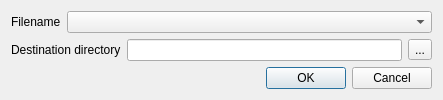
<?xml version="1.0" encoding="UTF-8"?>
<ui version="4.0">
 <class>ExtractFileDialog</class>
 <widget class="QDialog" name="ExtractFileDialog">
  <property name="geometry">
   <rect>
    <x>0</x>
    <y>0</y>
    <width>443</width>
    <height>99</height>
   </rect>
  </property>
  <property name="windowTitle">
   <string>Dialog</string>
  </property>
  <layout class="QVBoxLayout" name="verticalLayout">
   <item>
    <layout class="QFormLayout" name="formLayout">
     <item row="0" column="0">
      <widget class="QLabel" name="label">
       <property name="text">
        <string>Filename</string>
       </property>
      </widget>
     </item>
     <item row="0" column="1">
      <widget class="QComboBox" name="filenameComboBox"/>
     </item>
    </layout>
   </item>
   <item>
    <layout class="QHBoxLayout" name="horizontalLayout">
     <item>
      <widget class="QLabel" name="label_2">
       <property name="text">
        <string>Destination directory</string>
       </property>
      </widget>
     </item>
     <item>
      <widget class="QLineEdit" name="destinationDirectoryLineEdit"/>
     </item>
     <item>
      <widget class="QToolButton" name="toolButton">
       <property name="text">
        <string>...</string>
       </property>
       <property name="icon">
        <iconset resource="res.qrc">
         <normaloff>:/browse.png</normaloff>:/browse.png</iconset>
       </property>
      </widget>
     </item>
    </layout>
   </item>
   <item>
    <widget class="QDialogButtonBox" name="buttonBox">
     <property name="standardButtons">
      <set>QDialogButtonBox::Cancel|QDialogButtonBox::Ok</set>
     </property>
    </widget>
   </item>
  </layout>
 </widget>
 <resources>
  <include location="res.qrc"/>
 </resources>
 <connections/>
</ui>
